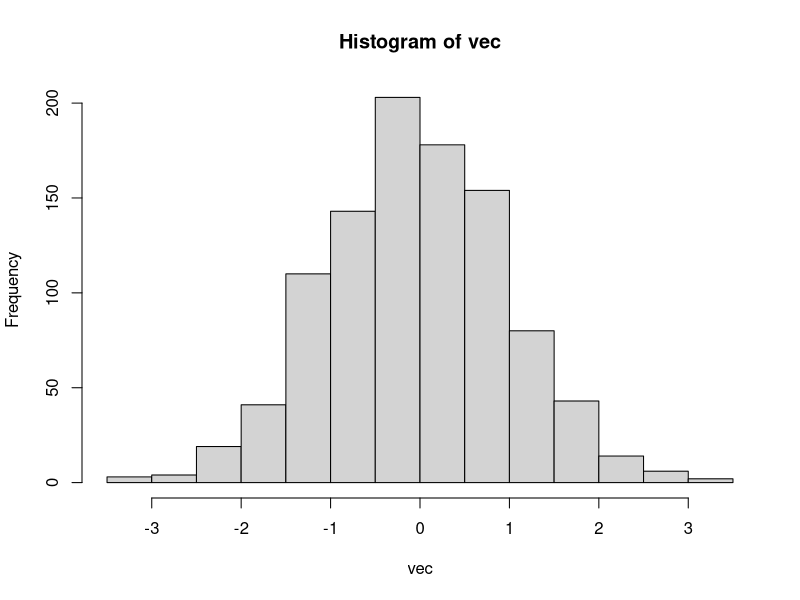

The R script that drew this image:
# histnorm.R
# Takes 1000s draws of a normal distribution and plots it's histogram

# draw samples
vec <- rnorm(1000)

# plot histogram
hist(vec)
